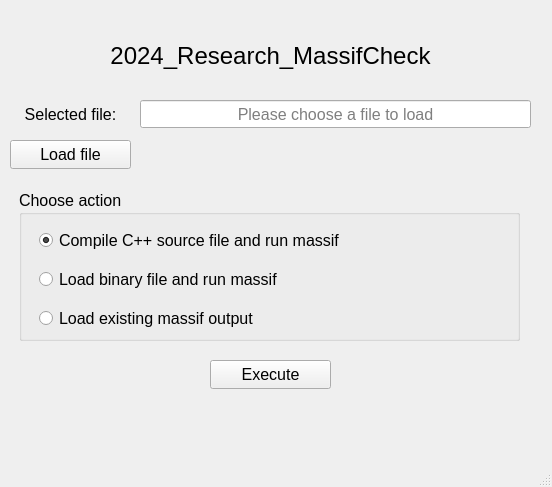
<?xml version="1.0" encoding="UTF-8"?>
<ui version="4.0">
 <class>MainWindow</class>
 <widget class="QMainWindow" name="MainWindow">
  <property name="geometry">
   <rect>
    <x>0</x>
    <y>0</y>
    <width>552</width>
    <height>487</height>
   </rect>
  </property>
  <property name="windowTitle">
   <string>MainWindow</string>
  </property>
  <widget class="QWidget" name="centralwidget">
   <widget class="QPushButton" name="btLoadFile">
    <property name="geometry">
     <rect>
      <x>10</x>
      <y>140</y>
      <width>121</width>
      <height>29</height>
     </rect>
    </property>
    <property name="font">
     <font>
      <pointsize>12</pointsize>
     </font>
    </property>
    <property name="text">
     <string>Load file</string>
    </property>
   </widget>
   <widget class="QPushButton" name="btExecute">
    <property name="geometry">
     <rect>
      <x>210</x>
      <y>360</y>
      <width>121</width>
      <height>29</height>
     </rect>
    </property>
    <property name="font">
     <font>
      <pointsize>12</pointsize>
     </font>
    </property>
    <property name="text">
     <string>Execute</string>
    </property>
   </widget>
   <widget class="QLineEdit" name="leBinaryFileName">
    <property name="geometry">
     <rect>
      <x>140</x>
      <y>100</y>
      <width>391</width>
      <height>28</height>
     </rect>
    </property>
    <property name="font">
     <font>
      <pointsize>12</pointsize>
     </font>
    </property>
    <property name="alignment">
     <set>Qt::AlignmentFlag::AlignCenter</set>
    </property>
    <property name="readOnly">
     <bool>true</bool>
    </property>
    <property name="placeholderText">
     <string>Please choose a file to load</string>
    </property>
   </widget>
   <widget class="QLabel" name="lbHeader">
    <property name="geometry">
     <rect>
      <x>0</x>
      <y>30</y>
      <width>541</width>
      <height>51</height>
     </rect>
    </property>
    <property name="font">
     <font>
      <pointsize>18</pointsize>
     </font>
    </property>
    <property name="layoutDirection">
     <enum>Qt::LayoutDirection::LeftToRight</enum>
    </property>
    <property name="text">
     <string>2024_Research_MassifCheck</string>
    </property>
    <property name="alignment">
     <set>Qt::AlignmentFlag::AlignCenter</set>
    </property>
   </widget>
   <widget class="QLabel" name="lbSelectedFile">
    <property name="geometry">
     <rect>
      <x>10</x>
      <y>100</y>
      <width>121</width>
      <height>29</height>
     </rect>
    </property>
    <property name="font">
     <font>
      <pointsize>12</pointsize>
     </font>
    </property>
    <property name="text">
     <string>Selected file:</string>
    </property>
    <property name="alignment">
     <set>Qt::AlignmentFlag::AlignCenter</set>
    </property>
   </widget>
   <widget class="QGroupBox" name="groupBox">
    <property name="geometry">
     <rect>
      <x>19</x>
      <y>190</y>
      <width>501</width>
      <height>151</height>
     </rect>
    </property>
    <property name="font">
     <font>
      <pointsize>12</pointsize>
     </font>
    </property>
    <property name="title">
     <string>Choose action</string>
    </property>
    <widget class="QWidget" name="verticalLayoutWidget">
     <property name="geometry">
      <rect>
       <x>20</x>
       <y>30</y>
       <width>461</width>
       <height>121</height>
      </rect>
     </property>
     <layout class="QVBoxLayout" name="verticalLayout">
      <item>
       <widget class="QRadioButton" name="rbCompile">
        <property name="text">
         <string>Compile C++ source file and run massif</string>
        </property>
        <property name="checked">
         <bool>true</bool>
        </property>
       </widget>
      </item>
      <item>
       <widget class="QRadioButton" name="rbBinary">
        <property name="text">
         <string>Load binary file and run massif</string>
        </property>
        <property name="checked">
         <bool>false</bool>
        </property>
       </widget>
      </item>
      <item>
       <widget class="QRadioButton" name="rbOuput">
        <property name="text">
         <string>Load existing massif output</string>
        </property>
       </widget>
      </item>
     </layout>
    </widget>
   </widget>
  </widget>
  <widget class="QMenuBar" name="menubar">
   <property name="geometry">
    <rect>
     <x>0</x>
     <y>0</y>
     <width>552</width>
     <height>25</height>
    </rect>
   </property>
  </widget>
  <widget class="QStatusBar" name="statusbar"/>
 </widget>
 <resources/>
 <connections/>
</ui>
